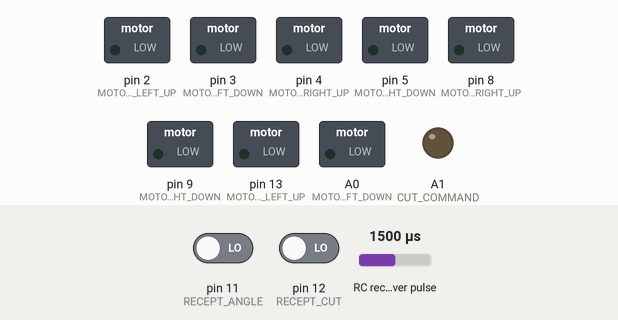
Recording of a sketch running on a simulated Arduino Uno, built with avr-gcc and run on an emulated ATmega328P. On the bench: switched loads named in the sketch (green lamp = pin HIGH), output pins drawn as LEDs (lit = HIGH). Wiring (inferred from the names in the program): RC receiver channel: data pin 10. The inputs (shaded band) are chosen by the test bench; at power-on: RC receiver pulse 1500 µs, pin 11 (RECEPT_ANGLE) LOW, pin 12 (RECEPT_CUT) LOW. What the sketch prints to the serial monitor is not drawn.

Above: at 1.2 s.
1.3 s: RC receiver pulse (sensor on pin 10) set to 1020 µs
At 2.7 s:
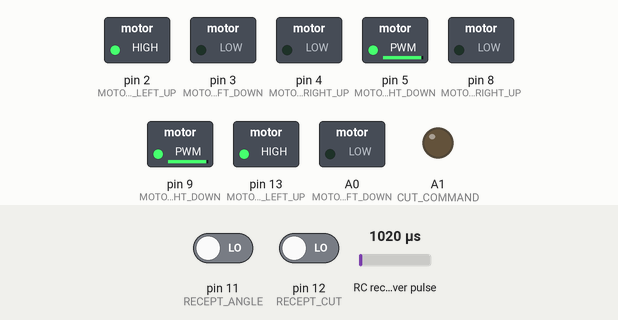
3.0 s: RC receiver pulse (sensor on pin 10) set to 1250 µs
At 4.3 s:
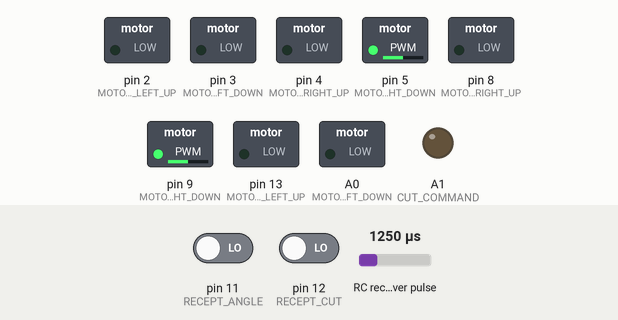
4.6 s: RC receiver pulse (sensor on pin 10) set to 1750 µs
At 5.1 s:
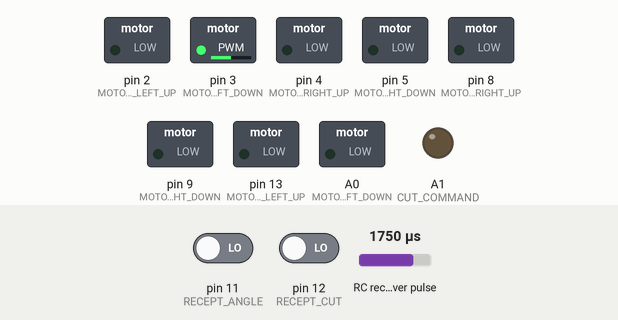
6.3 s: RC receiver pulse (sensor on pin 10) set to 1766 µs
At 6.9 s:
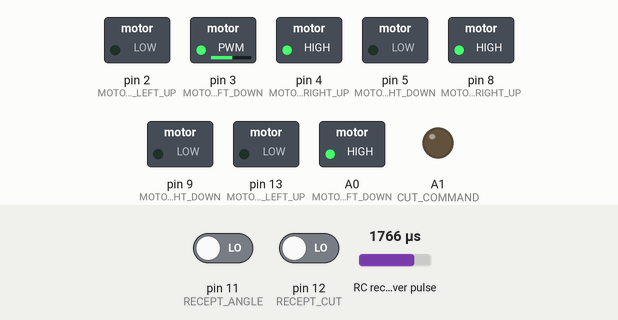
8.0 s: RC receiver pulse (sensor on pin 10) set to 1980 µs
At 8.6 s:
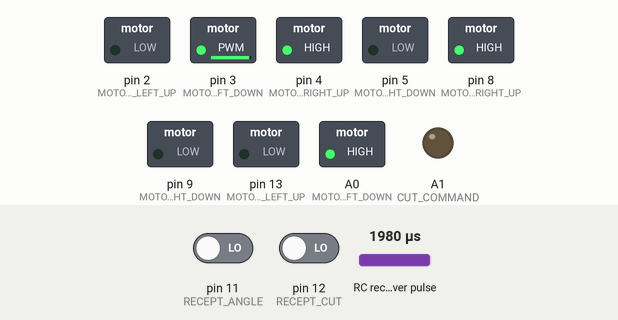
Timing chart, 0 to 10.7 s (numbered marks = the images above; inputs shaded):
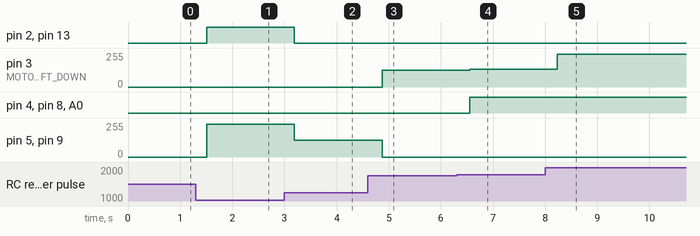

The sketch:

robot-tondeuse.ino
```cpp
//Const

#define MOTOR_FRONT_LEFT_UP 2
#define MOTOR_FRONT_LEFT_DOWN 3

#define MOTOR_FRONT_RIGHT_UP 4
#define MOTOR_FRONT_RIGHT_DOWN 5

#define MOTOR_BACK_LEFT_UP 13
#define MOTOR_BACK_LEFT_DOWN A0

#define MOTOR_BACK_RIGHT_UP 8
#define MOTOR_BACK_RIGHT_DOWN 9
#define CUT_COMMAND A1

#define RECEPT_THROTTLE 10
#define RECEPT_ANGLE 11
#define RECEPT_CUT 12

void convert_command(int throttle, int angle, int & left_motor, int & right_motor){

    if ( throttle > -5 && throttle < 5 ) {
      throttle = 0;
    }

    float angle_rad = ((float)angle) * PI / 180.0;

    if ( angle < -5 ) {
      left_motor = cos(angle_rad) * throttle;
      right_motor = throttle;
      return;
    }
    if ( angle > 5 ) {
      left_motor = throttle;
      right_motor = cos(angle_rad) * throttle;
      return;
    }

    left_motor = throttle;
    right_motor = throttle;
}

void convert_command_simple(int throttle, int angle, int & left_motor, int & right_motor){
  left_motor = map(throttle, -100, 100, -255, 255);
  right_motor = left_motor;
}


int ch1; // Throttle
int ch2; // Angle
int ch3; // Cut machine (On/Off)

int throttle; // Forward/Back speed (%)
int angle; // Turning Factor (degree)
bool cut; // Cut param (bool)

void setup() {

  pinMode(RECEPT_THROTTLE, INPUT);
  pinMode(RECEPT_ANGLE, INPUT);
  pinMode(RECEPT_CUT, INPUT);

  Serial.begin(9600); // Pour a bowl of Serial (for debugging)

  pinMode(MOTOR_FRONT_LEFT_UP, OUTPUT);
  pinMode(MOTOR_FRONT_LEFT_DOWN, OUTPUT);
  pinMode(MOTOR_FRONT_RIGHT_UP, OUTPUT);
  pinMode(MOTOR_FRONT_RIGHT_DOWN, OUTPUT);
  pinMode(MOTOR_BACK_LEFT_UP, OUTPUT);
  pinMode(MOTOR_BACK_LEFT_DOWN, OUTPUT);
  pinMode(MOTOR_BACK_RIGHT_UP, OUTPUT);
  pinMode(MOTOR_BACK_RIGHT_DOWN, OUTPUT);
  pinMode(CUT_COMMAND, OUTPUT);

  analogWrite(MOTOR_FRONT_LEFT_UP, 0);
  analogWrite(MOTOR_FRONT_LEFT_DOWN, 0);
  analogWrite(MOTOR_FRONT_RIGHT_UP, 0);
  analogWrite(MOTOR_FRONT_RIGHT_DOWN, 0);
  analogWrite(MOTOR_BACK_LEFT_UP, 0);
  analogWrite(MOTOR_BACK_LEFT_DOWN, 0);
  analogWrite(MOTOR_BACK_RIGHT_UP, 0);
  analogWrite(MOTOR_BACK_RIGHT_DOWN, 0);
  digitalWrite(CUT_COMMAND, 0);
}

void loop() {

  ch1 = pulseIn(RECEPT_THROTTLE, HIGH, 25000); // Read the pulse width of
  ch2 = pulseIn(RECEPT_ANGLE, HIGH, 25000); // each channel
  ch3 = pulseIn(RECEPT_CUT, HIGH, 25000);


  throttle = map(ch1, 1000, 2000, -100, 100);
  angle = map(ch2, 1000, 2000, -180, 180);
  cut = LOW;

  if (ch3 > 1500)
    cut = HIGH;
/*
  Serial.print("INPUTS : ");
  Serial.print(" - throttle : ");
  Serial.print(throttle);
  Serial.print(" - angle : ");
  Serial.print(angle);
  Serial.print(" - cut : ");
  Serial.println(cut);
*/

  int left_motor = 0;
  int right_motor = 0;
  int left_motor_command = 0;
  int right_motor_command = 0;

  convert_command(throttle, angle, left_motor, right_motor);

  left_motor_command = map(abs(left_motor), 0, 100, 0, 255);
  right_motor_command = map(abs(right_motor), 0, 100, 0, 255);

  if (left_motor >= 0) {
    analogWrite(MOTOR_FRONT_LEFT_UP, left_motor_command);
    analogWrite(MOTOR_FRONT_LEFT_DOWN, 0);
    analogWrite(MOTOR_BACK_LEFT_UP, left_motor_command);
    analogWrite(MOTOR_BACK_LEFT_DOWN, 0);
  } else {
    analogWrite(MOTOR_FRONT_LEFT_UP, 0);
    analogWrite(MOTOR_FRONT_LEFT_DOWN, left_motor_command);
    analogWrite(MOTOR_BACK_LEFT_UP, 0);
    analogWrite(MOTOR_BACK_LEFT_DOWN, left_motor_command);
  }

  if (right_motor >= 0) {
    analogWrite(MOTOR_FRONT_RIGHT_UP, right_motor_command);
    analogWrite(MOTOR_FRONT_RIGHT_DOWN, 0);
    analogWrite(MOTOR_BACK_RIGHT_UP, right_motor_command);
    analogWrite(MOTOR_BACK_RIGHT_DOWN, 0);
  } else {
    analogWrite(MOTOR_FRONT_RIGHT_UP, 0);
    analogWrite(MOTOR_FRONT_RIGHT_DOWN, right_motor_command);
    analogWrite(MOTOR_BACK_RIGHT_UP, 0);
    analogWrite(MOTOR_BACK_RIGHT_DOWN, right_motor_command);
  }


  digitalWrite(CUT_COMMAND, cut);

  Serial.print("OUTPUT : ");
  Serial.print(" - throttle : ");
  Serial.print(throttle);
  Serial.print(" - angle : ");
  Serial.print(angle);
  Serial.print(" - left_motor : ");
  Serial.print(left_motor);
  Serial.print(" - right_motor : ");
  Serial.print(right_motor);
  Serial.print(" - left_motor_command : ");
  Serial.print(left_motor_command);
  Serial.print(" - right_motor_command : ");
  Serial.print(right_motor_command);
  Serial.print(" - cut : ");
  Serial.println(cut);


  delay(100);

}
```

Measured:
- the behaviour switches between 1753 and 1754 µs on RC receiver pulse (sensor on pin 10) (found by bisection; images 3 and 4)
- after the input at 1.3 s, pin 2 (MOTOR_FRONT_LEFT_UP), pin 13 (MOTOR_BACK_LEFT_UP): LOW → HIGH after 0.21 s; pin 5 (MOTOR_FRONT_RIGHT_DOWN), pin 9 (MOTOR_BACK_RIGHT_DOWN): 0/255 → 244/255 after 0.21 s
- after the input at 3.0 s, pin 2 (MOTOR_FRONT_LEFT_UP), pin 13 (MOTOR_BACK_LEFT_UP): HIGH → LOW after 0.19 s; pin 5 (MOTOR_FRONT_RIGHT_DOWN), pin 9 (MOTOR_BACK_RIGHT_DOWN): 244/255 → 127/255 after 0.19 s
- after the input at 4.6 s, pin 3 (MOTOR_FRONT_LEFT_DOWN): 0/255 → 127/255 after 0.27 s; pin 5 (MOTOR_FRONT_RIGHT_DOWN), pin 9 (MOTOR_BACK_RIGHT_DOWN): 127/255 → 0/255 after 0.27 s
- after the input at 6.3 s, pin 3 (MOTOR_FRONT_LEFT_DOWN): 127/255 → 135/255 after 0.25 s; pin 4 (MOTOR_FRONT_RIGHT_UP), pin 8 (MOTOR_BACK_RIGHT_UP), A0 (MOTOR_BACK_LEFT_DOWN): LOW → HIGH after 0.25 s
- after the input at 8.0 s, pin 3 (MOTOR_FRONT_LEFT_DOWN): 135/255 → 244/255 after 0.23 s
